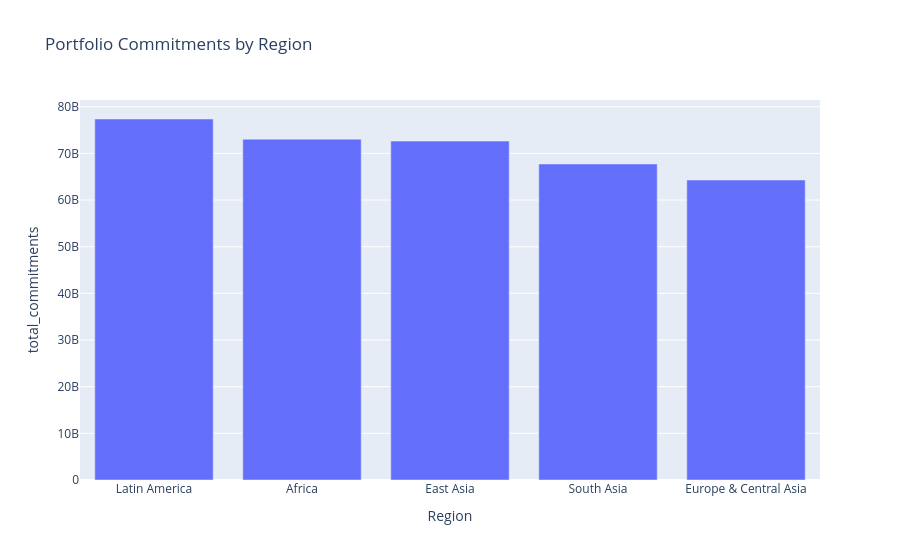
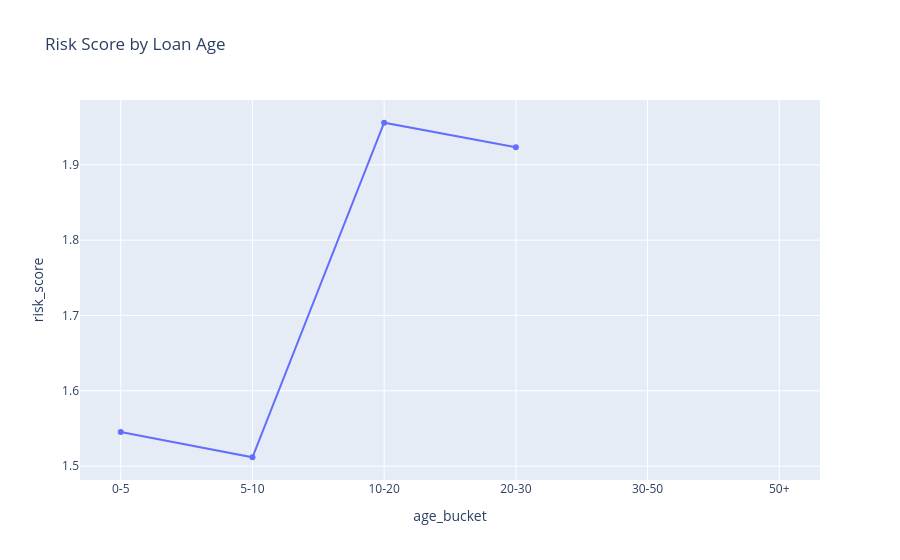

Write notebook code for charts like these, in order.
### Code cell
# 11) Portfolio data tables and charts template
import sys
from pathlib import Path

import pandas as pd
import plotly.express as px

repo_root = Path.cwd().resolve()
candidate_roots = [repo_root, *repo_root.parents]
repo_root = next((p for p in candidate_roots if (p / 'src').exists() and (p / 'data').exists()), repo_root)
if str(repo_root) not in sys.path:
    sys.path.insert(0, str(repo_root))

from src.data_pipeline.silver_layer import clean_ibrd_data

df = clean_ibrd_data()

def calculate_risk_score(row):
    score = 0
    original_amount = row['Original Principal Amount (US$)']
    due_amount = row['Due to IBRD (US$)']
    if pd.notna(original_amount) and original_amount != 0:
        if due_amount / original_amount > 0.5:
            score += 2
    if row['repayment_ratio'] < 0.2 and row['loan_age_years'] > 10:
        score += 2
    if pd.notna(row['is_cancelled']) and row['is_cancelled']:
        score += 1
    if row['Due to IBRD (US$)'] > 100_000_000:
        score += 1
    return score

df['risk_score'] = df.apply(calculate_risk_score, axis=1)

region_summary = (
    df.groupby('Region', as_index=False)
    .agg(total_commitments=('Original Principal Amount (US$)', 'sum'), outstanding=('Due to IBRD (US$)', 'sum'), loan_count=('Loan Number', 'count'))
    .sort_values('total_commitments', ascending=False)
)
display(region_summary.head(10))

fig = px.bar(region_summary, x='Region', y='total_commitments', title='Portfolio Commitments by Region')
fig.show()

age_bins = pd.cut(df['loan_age_years'], bins=[0, 5, 10, 20, 30, 50, 100], labels=['0-5', '5-10', '10-20', '20-30', '30-50', '50+'])
age_risk = (
    df.assign(age_bucket=age_bins)
    .groupby('age_bucket', as_index=False)['risk_score']
    .mean()
    .sort_values('age_bucket')
)
fig2 = px.line(age_risk, x='age_bucket', y='risk_score', markers=True, title='Risk Score by Loan Age')
fig2.show()

### Figure 1 — Plotly figure (JSON) as saved in the notebook; plotly's stock layout.template omitted (floating-point values rounded to 4 significant figures)
{"data": [{"hovertemplate": "Region=%{x}<br>total_commitments=%{y}<extra></extra>", "legendgroup": "", "marker": {"color": "#636efa", "pattern": {"shape": ""}}, "name": "", "orientation": "v", "showlegend": false, "textposition": "auto", "type": "bar", "x": ["Latin America", "Africa", "East Asia", "South Asia", "Europe & Central Asia"], "xaxis": "x", "y": [77360000000.0, 73030000000.0, 72630000000.0, 67720000000.0, 64290000000.0], "yaxis": "y"}], "layout": {"barmode": "relative", "legend": {"tracegroupgap": 0}, "title": {"text": "Portfolio Commitments by Region"}, "xaxis": {"anchor": "y", "domain": [0, 1], "title": {"text": "Region"}}, "yaxis": {"anchor": "x", "domain": [0, 1], "title": {"text": "total_commitments"}}}}

### Figure 2 — Plotly figure (JSON) as saved in the notebook; plotly's stock layout.template omitted (floating-point values rounded to 4 significant figures)
{"data": [{"hovertemplate": "age_bucket=%{x}<br>risk_score=%{y}<extra></extra>", "legendgroup": "", "line": {"color": "#636efa", "dash": "solid"}, "marker": {"symbol": "circle"}, "mode": "lines+markers", "name": "", "orientation": "v", "showlegend": false, "type": "scatter", "x": ["0-5", "5-10", "10-20", "20-30", "30-50", "50+"], "xaxis": "x", "y": [1.545, 1.512, 1.956, 1.923, NaN, NaN], "yaxis": "y"}], "layout": {"legend": {"tracegroupgap": 0}, "title": {"text": "Risk Score by Loan Age"}, "xaxis": {"anchor": "y", "domain": [0, 1], "title": {"text": "age_bucket"}}, "yaxis": {"anchor": "x", "domain": [0, 1], "title": {"text": "risk_score"}}}}
